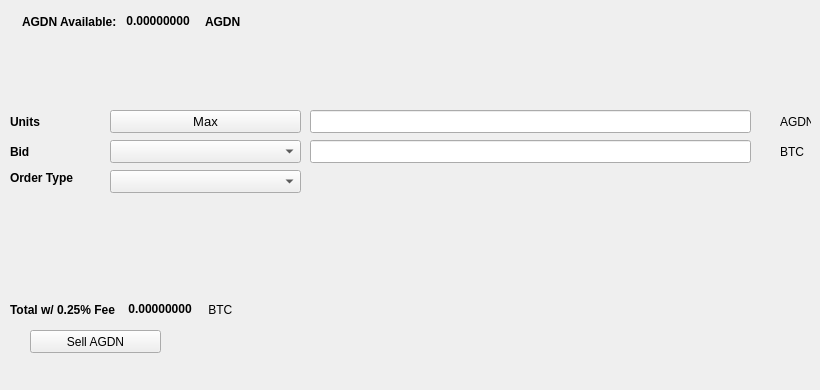
   <widget class="QWidget" name="SellTab">
    <attribute name="title">
     <string>Sell</string>
    </attribute>
    <widget class="QLabel" name="label_16">
     <property name="geometry">
      <rect>
       <x>780</x>
       <y>140</y>
       <width>31</width>
       <height>23</height>
      </rect>
     </property>
     <property name="text">
      <string>BTC</string>
     </property>
    </widget>
    <widget class="QComboBox" name="SellBidcomboBox">
     <property name="geometry">
      <rect>
       <x>110</x>
       <y>140</y>
       <width>191</width>
       <height>23</height>
      </rect>
     </property>
     <property name="font">
      <font>
       <pointsize>10</pointsize>
      </font>
     </property>
    </widget>
    <widget class="QLabel" name="label_18">
     <property name="geometry">
      <rect>
       <x>10</x>
       <y>110</y>
       <width>46</width>
       <height>23</height>
      </rect>
     </property>
     <property name="font">
      <font>
       <weight>75</weight>
       <bold>true</bold>
      </font>
     </property>
     <property name="text">
      <string>Units</string>
     </property>
    </widget>
    <widget class="QPushButton" name="Sell_Max_Amount">
     <property name="geometry">
      <rect>
       <x>110</x>
       <y>110</y>
       <width>191</width>
       <height>23</height>
      </rect>
     </property>
     <property name="font">
      <font>
       <pointsize>10</pointsize>
      </font>
     </property>
     <property name="text">
      <string>Max</string>
     </property>
    </widget>
    <widget class="QLabel" name="label_20">
     <property name="geometry">
      <rect>
       <x>10</x>
       <y>170</y>
       <width>91</width>
       <height>16</height>
      </rect>
     </property>
     <property name="font">
      <font>
       <weight>75</weight>
       <bold>true</bold>
      </font>
     </property>
     <property name="text">
      <string>Order Type</string>
     </property>
    </widget>
    <widget class="QComboBox" name="SellOrdertypeCombo">
     <property name="geometry">
      <rect>
       <x>110</x>
       <y>170</y>
       <width>191</width>
       <height>23</height>
      </rect>
     </property>
     <property name="font">
      <font>
       <pointsize>10</pointsize>
      </font>
     </property>
    </widget>
    <widget class="QLabel" name="label_21">
     <property name="geometry">
      <rect>
       <x>10</x>
       <y>140</y>
       <width>46</width>
       <height>23</height>
      </rect>
     </property>
     <property name="font">
      <font>
       <weight>75</weight>
       <bold>true</bold>
      </font>
     </property>
     <property name="text">
      <string>Bid</string>
     </property>
    </widget>
    <widget class="QLabel" name="label_22">
     <property name="geometry">
      <rect>
       <x>780</x>
       <y>110</y>
       <width>31</width>
       <height>23</height>
      </rect>
     </property>
     <property name="text">
      <string>AGDN</string>
     </property>
    </widget>
    <widget class="QLineEdit" name="UnitsInputAGDN">
     <property name="geometry">
      <rect>
       <x>310</x>
       <y>110</y>
       <width>441</width>
       <height>23</height>
      </rect>
     </property>
     <property name="font">
      <font>
       <pointsize>9</pointsize>
       <weight>75</weight>
       <bold>true</bold>
      </font>
     </property>
    </widget>
    <widget class="QLineEdit" name="SellBidPriceEdit">
     <property name="geometry">
      <rect>
       <x>310</x>
       <y>140</y>
       <width>441</width>
       <height>23</height>
      </rect>
     </property>
     <property name="font">
      <font>
       <pointsize>9</pointsize>
       <weight>75</weight>
       <bold>true</bold>
      </font>
     </property>
    </widget>
    <widget class="QPushButton" name="SellAGDNBTN">
     <property name="geometry">
      <rect>
       <x>30</x>
       <y>330</y>
       <width>131</width>
       <height>23</height>
      </rect>
     </property>
     <property name="text">
      <string>Sell AGDN</string>
     </property>
     <property name="icon">
      <iconset resource="../armageddon">
       <normaloff>:/icons/bitcoin</normaloff>:/icons/bitcoin</iconset>
     </property>
    </widget>
    <widget class="QWidget" name="layoutWidget3">
     <property name="geometry">
      <rect>
       <x>22</x>
       <y>12</y>
       <width>258</width>
       <height>19</height>
      </rect>
     </property>
     <layout class="QHBoxLayout" name="horizontalLayout">
      <item>
       <widget class="QLabel" name="label232_2">
        <property name="font">
         <font>
          <weight>75</weight>
          <bold>true</bold>
         </font>
        </property>
        <property name="text">
         <string>AGDN Available:</string>
        </property>
       </widget>
      </item>
      <item>
       <widget class="QLabel" name="AGDNAvailableLabel">
        <property name="palette">
         <palette>
          <active>
           <colorrole role="WindowText">
            <brush brushstyle="SolidPattern">
             <color alpha="255">
              <red>0</red>
              <green>0</green>
              <blue>0</blue>
             </color>
            </brush>
           </colorrole>
           <colorrole role="Button">
            <brush brushstyle="SolidPattern">
             <color alpha="255">
              <red>0</red>
              <green>170</green>
              <blue>0</blue>
             </color>
            </brush>
           </colorrole>
           <colorrole role="Light">
            <brush brushstyle="SolidPattern">
             <color alpha="255">
              <red>0</red>
              <green>255</green>
              <blue>0</blue>
             </color>
            </brush>
           </colorrole>
           <colorrole role="Midlight">
            <brush brushstyle="SolidPattern">
             <color alpha="255">
              <red>0</red>
              <green>212</green>
              <blue>0</blue>
             </color>
            </brush>
           </colorrole>
           <colorrole role="Dark">
            <brush brushstyle="SolidPattern">
             <color alpha="255">
              <red>0</red>
              <green>85</green>
              <blue>0</blue>
             </color>
            </brush>
           </colorrole>
           <colorrole role="Mid">
            <brush brushstyle="SolidPattern">
             <color alpha="255">
              <red>0</red>
              <green>113</green>
              <blue>0</blue>
             </color>
            </brush>
           </colorrole>
           <colorrole role="Text">
            <brush brushstyle="SolidPattern">
             <color alpha="255">
              <red>0</red>
              <green>170</green>
              <blue>0</blue>
             </color>
            </brush>
           </colorrole>
           <colorrole role="BrightText">
            <brush brushstyle="SolidPattern">
             <color alpha="255">
              <red>255</red>
              <green>255</green>
              <blue>255</blue>
             </color>
            </brush>
           </colorrole>
           <colorrole role="ButtonText">
            <brush brushstyle="SolidPattern">
             <color alpha="255">
              <red>0</red>
              <green>0</green>
              <blue>0</blue>
             </color>
            </brush>
           </colorrole>
           <colorrole role="Base">
            <brush brushstyle="SolidPattern">
             <color alpha="255">
              <red>255</red>
              <green>255</green>
              <blue>255</blue>
             </color>
            </brush>
           </colorrole>
           <colorrole role="Window">
            <brush brushstyle="SolidPattern">
             <color alpha="255">
              <red>0</red>
              <green>170</green>
              <blue>0</blue>
             </color>
            </brush>
           </colorrole>
           <colorrole role="Shadow">
            <brush brushstyle="SolidPattern">
             <color alpha="255">
              <red>0</red>
              <green>0</green>
              <blue>0</blue>
             </color>
            </brush>
           </colorrole>
           <colorrole role="AlternateBase">
            <brush brushstyle="SolidPattern">
             <color alpha="255">
              <red>127</red>
              <green>212</green>
              <blue>127</blue>
             </color>
            </brush>
           </colorrole>
           <colorrole role="ToolTipBase">
            <brush brushstyle="SolidPattern">
             <color alpha="255">
              <red>255</red>
              <green>255</green>
              <blue>220</blue>
             </color>
            </brush>
           </colorrole>
           <colorrole role="ToolTipText">
            <brush brushstyle="SolidPattern">
             <color alpha="255">
              <red>0</red>
              <green>0</green>
              <blue>0</blue>
             </color>
            </brush>
           </colorrole>
          </active>
          <inactive>
           <colorrole role="WindowText">
            <brush brushstyle="SolidPattern">
             <color alpha="255">
              <red>0</red>
              <green>0</green>
              <blue>0</blue>
             </color>
            </brush>
           </colorrole>
           <colorrole role="Button">
            <brush brushstyle="SolidPattern">
             <color alpha="255">
              <red>0</red>
              <green>170</green>
              <blue>0</blue>
             </color>
            </brush>
           </colorrole>
           <colorrole role="Light">
            <brush brushstyle="SolidPattern">
             <color alpha="255">
              <red>0</red>
              <green>255</green>
              <blue>0</blue>
             </color>
            </brush>
           </colorrole>
           <colorrole role="Midlight">
            <brush brushstyle="SolidPattern">
             <color alpha="255">
              <red>0</red>
              <green>212</green>
              <blue>0</blue>
             </color>
            </brush>
           </colorrole>
           <colorrole role="Dark">
            <brush brushstyle="SolidPattern">
             <color alpha="255">
              <red>0</red>
              <green>85</green>
              <blue>0</blue>
             </color>
            </brush>
           </colorrole>
           <colorrole role="Mid">
            <brush brushstyle="SolidPattern">
             <color alpha="255">
              <red>0</red>
              <green>113</green>
              <blue>0</blue>
             </color>
            </brush>
           </colorrole>
           <colorrole role="Text">
            <brush brushstyle="SolidPattern">
             <color alpha="255">
              <red>0</red>
              <green>170</green>
              <blue>0</blue>
             </color>
            </brush>
           </colorrole>
           <colorrole role="BrightText">
            <brush brushstyle="SolidPattern">
             <color alpha="255">
              <red>255</red>
              <green>255</green>
              <blue>255</blue>
             </color>
            </brush>
           </colorrole>
           <colorrole role="ButtonText">
            <brush brushstyle="SolidPattern">
             <color alpha="255">
              <red>0</red>
              <green>0</green>
              <blue>0</blue>
             </color>
            </brush>
           </colorrole>
           <colorrole role="Base">
            <brush brushstyle="SolidPattern">
             <color alpha="255">
              <red>255</red>
              <green>255</green>
              <blue>255</blue>
             </color>
            </brush>
           </colorrole>
           <colorrole role="Window">
            <brush brushstyle="SolidPattern">
             <color alpha="255">
              <red>0</red>
              <green>170</green>
              <blue>0</blue>
             </color>
            </brush>
           </colorrole>
           <colorrole role="Shadow">
            <brush brushstyle="SolidPattern">
             <color alpha="255">
              <red>0</red>
              <green>0</green>
              <blue>0</blue>
             </color>
            </brush>
           </colorrole>
           <colorrole role="AlternateBase">
            <brush brushstyle="SolidPattern">
             <color alpha="255">
              <red>127</red>
              <green>212</green>
              <blue>127</blue>
             </color>
            </brush>
           </colorrole>
           <colorrole role="ToolTipBase">
            <brush brushstyle="SolidPattern">
             <color alpha="255">
              <red>255</red>
              <green>255</green>
              <blue>220</blue>
             </color>
            </brush>
           </colorrole>
           <colorrole role="ToolTipText">
            <brush brushstyle="SolidPattern">
             <color alpha="255">
              <red>0</red>
              <green>0</green>
              <blue>0</blue>
             </color>
            </brush>
           </colorrole>
          </inactive>
          <disabled>
           <colorrole role="WindowText">
            <brush brushstyle="SolidPattern">
             <color alpha="255">
              <red>0</red>
              <green>85</green>
              <blue>0</blue>
             </color>
            </brush>
           </colorrole>
           <colorrole role="Button">
            <brush brushstyle="SolidPattern">
             <color alpha="255">
              <red>0</red>
              <green>170</green>
              <blue>0</blue>
             </color>
            </brush>
           </colorrole>
           <colorrole role="Light">
            <brush brushstyle="SolidPattern">
             <color alpha="255">
              <red>0</red>
              <green>255</green>
              <blue>0</blue>
             </color>
            </brush>
           </colorrole>
           <colorrole role="Midlight">
            <brush brushstyle="SolidPattern">
             <color alpha="255">
              <red>0</red>
              <green>212</green>
              <blue>0</blue>
             </color>
            </brush>
           </colorrole>
           <colorrole role="Dark">
            <brush brushstyle="SolidPattern">
             <color alpha="255">
              <red>0</red>
              <green>85</green>
              <blue>0</blue>
             </color>
            </brush>
           </colorrole>
           <colorrole role="Mid">
            <brush brushstyle="SolidPattern">
             <color alpha="255">
              <red>0</red>
              <green>113</green>
              <blue>0</blue>
             </color>
            </brush>
           </colorrole>
           <colorrole role="Text">
            <brush brushstyle="SolidPattern">
             <color alpha="255">
              <red>0</red>
              <green>85</green>
              <blue>0</blue>
             </color>
            </brush>
           </colorrole>
           <colorrole role="BrightText">
            <brush brushstyle="SolidPattern">
             <color alpha="255">
              <red>255</red>
              <green>255</green>
              <blue>255</blue>
             </color>
            </brush>
           </colorrole>
           <colorrole role="ButtonText">
            <brush brushstyle="SolidPattern">
             <color alpha="255">
              <red>0</red>
              <green>85</green>
              <blue>0</blue>
             </color>
            </brush>
           </colorrole>
           <colorrole role="Base">
            <brush brushstyle="SolidPattern">
             <color alpha="255">
              <red>0</red>
              <green>170</green>
              <blue>0</blue>
             </color>
            </brush>
           </colorrole>
           <colorrole role="Window">
            <brush brushstyle="SolidPattern">
             <color alpha="255">
              <red>0</red>
              <green>170</green>
              <blue>0</blue>
             </color>
            </brush>
           </colorrole>
           <colorrole role="Shadow">
            <brush brushstyle="SolidPattern">
             <color alpha="255">
              <red>0</red>
              <green>0</green>
              <blue>0</blue>
             </color>
            </brush>
           </colorrole>
           <colorrole role="AlternateBase">
            <brush brushstyle="SolidPattern">
             <color alpha="255">
              <red>0</red>
              <green>170</green>
              <blue>0</blue>
             </color>
            </brush>
           </colorrole>
           <colorrole role="ToolTipBase">
            <brush brushstyle="SolidPattern">
             <color alpha="255">
              <red>255</red>
              <green>255</green>
              <blue>220</blue>
             </color>
            </brush>
           </colorrole>
           <colorrole role="ToolTipText">
            <brush brushstyle="SolidPattern">
             <color alpha="255">
              <red>0</red>
              <green>0</green>
              <blue>0</blue>
             </color>
            </brush>
           </colorrole>
          </disabled>
         </palette>
        </property>
        <property name="font">
         <font>
          <weight>75</weight>
          <bold>true</bold>
         </font>
        </property>
        <property name="text">
         <string> 0.00000000 </string>
        </property>
        <property name="textInteractionFlags">
         <set>Qt::LinksAccessibleByMouse|Qt::TextSelectableByKeyboard|Qt::TextSelectableByMouse</set>
        </property>
       </widget>
      </item>
      <item>
       <widget class="QLabel" name="labelAGDN">
        <property name="font">
         <font>
          <weight>75</weight>
          <bold>true</bold>
         </font>
        </property>
        <property name="text">
         <string>AGDN</string>
        </property>
       </widget>
      </item>
     </layout>
    </widget>
    <widget class="QWidget" name="layoutWidget">
     <property name="geometry">
      <rect>
       <x>10</x>
       <y>300</y>
       <width>268</width>
       <height>19</height>
      </rect>
     </property>
     <layout class="QHBoxLayout" name="horizontalLayout_2">
      <item>
       <widget class="QLabel" name="label_19">
        <property name="font">
         <font>
          <weight>75</weight>
          <bold>true</bold>
         </font>
        </property>
        <property name="text">
         <string>Total w/ 0.25% Fee </string>
        </property>
       </widget>
      </item>
      <item>
       <widget class="QLabel" name="SellCostLabel">
        <property name="palette">
         <palette>
          <active>
           <colorrole role="WindowText">
            <brush brushstyle="SolidPattern">
             <color alpha="255">
              <red>0</red>
              <green>0</green>
              <blue>0</blue>
             </color>
            </brush>
           </colorrole>
           <colorrole role="Button">
            <brush brushstyle="SolidPattern">
             <color alpha="255">
              <red>0</red>
              <green>170</green>
              <blue>0</blue>
             </color>
            </brush>
           </colorrole>
           <colorrole role="Light">
            <brush brushstyle="SolidPattern">
             <color alpha="255">
              <red>0</red>
              <green>255</green>
              <blue>0</blue>
             </color>
            </brush>
           </colorrole>
           <colorrole role="Midlight">
            <brush brushstyle="SolidPattern">
             <color alpha="255">
              <red>0</red>
              <green>212</green>
              <blue>0</blue>
             </color>
            </brush>
           </colorrole>
           <colorrole role="Dark">
            <brush brushstyle="SolidPattern">
             <color alpha="255">
              <red>0</red>
              <green>85</green>
              <blue>0</blue>
             </color>
            </brush>
           </colorrole>
           <colorrole role="Mid">
            <brush brushstyle="SolidPattern">
             <color alpha="255">
              <red>0</red>
              <green>113</green>
              <blue>0</blue>
             </color>
            </brush>
           </colorrole>
           <colorrole role="Text">
            <brush brushstyle="SolidPattern">
             <color alpha="255">
              <red>0</red>
              <green>170</green>
              <blue>0</blue>
             </color>
            </brush>
           </colorrole>
           <colorrole role="BrightText">
            <brush brushstyle="SolidPattern">
             <color alpha="255">
              <red>255</red>
              <green>255</green>
              <blue>255</blue>
             </color>
            </brush>
           </colorrole>
           <colorrole role="ButtonText">
            <brush brushstyle="SolidPattern">
             <color alpha="255">
              <red>0</red>
              <green>0</green>
              <blue>0</blue>
             </color>
            </brush>
           </colorrole>
           <colorrole role="Base">
            <brush brushstyle="SolidPattern">
             <color alpha="255">
              <red>255</red>
              <green>255</green>
              <blue>255</blue>
             </color>
            </brush>
           </colorrole>
           <colorrole role="Window">
            <brush brushstyle="SolidPattern">
             <color alpha="255">
              <red>0</red>
              <green>170</green>
              <blue>0</blue>
             </color>
            </brush>
           </colorrole>
           <colorrole role="Shadow">
            <brush brushstyle="SolidPattern">
             <color alpha="255">
              <red>0</red>
              <green>0</green>
              <blue>0</blue>
             </color>
            </brush>
           </colorrole>
           <colorrole role="AlternateBase">
            <brush brushstyle="SolidPattern">
             <color alpha="255">
              <red>127</red>
              <green>212</green>
              <blue>127</blue>
             </color>
            </brush>
           </colorrole>
           <colorrole role="ToolTipBase">
            <brush brushstyle="SolidPattern">
             <color alpha="255">
              <red>255</red>
              <green>255</green>
              <blue>220</blue>
             </color>
            </brush>
           </colorrole>
           <colorrole role="ToolTipText">
            <brush brushstyle="SolidPattern">
             <color alpha="255">
              <red>0</red>
              <green>0</green>
              <blue>0</blue>
             </color>
            </brush>
           </colorrole>
          </active>
          <inactive>
           <colorrole role="WindowText">
            <brush brushstyle="SolidPattern">
             <color alpha="255">
              <red>0</red>
              <green>0</green>
              <blue>0</blue>
             </color>
            </brush>
           </colorrole>
           <colorrole role="Button">
            <brush brushstyle="SolidPattern">
             <color alpha="255">
              <red>0</red>
              <green>170</green>
              <blue>0</blue>
             </color>
            </brush>
           </colorrole>
           <colorrole role="Light">
            <brush brushstyle="SolidPattern">
             <color alpha="255">
              <red>0</red>
              <green>255</green>
              <blue>0</blue>
             </color>
            </brush>
           </colorrole>
           <colorrole role="Midlight">
            <brush brushstyle="SolidPattern">
             <color alpha="255">
              <red>0</red>
              <green>212</green>
              <blue>0</blue>
             </color>
            </brush>
           </colorrole>
           <colorrole role="Dark">
            <brush brushstyle="SolidPattern">
             <color alpha="255">
              <red>0</red>
              <green>85</green>
              <blue>0</blue>
             </color>
            </brush>
           </colorrole>
           <colorrole role="Mid">
            <brush brushstyle="SolidPattern">
             <color alpha="255">
              <red>0</red>
              <green>113</green>
              <blue>0</blue>
             </color>
            </brush>
           </colorrole>
           <colorrole role="Text">
            <brush brushstyle="SolidPattern">
             <color alpha="255">
              <red>0</red>
              <green>170</green>
              <blue>0</blue>
             </color>
            </brush>
           </colorrole>
           <colorrole role="BrightText">
            <brush brushstyle="SolidPattern">
             <color alpha="255">
              <red>255</red>
              <green>255</green>
              <blue>255</blue>
             </color>
            </brush>
           </colorrole>
           <colorrole role="ButtonText">
            <brush brushstyle="SolidPattern">
             <color alpha="255">
              <red>0</red>
              <green>0</green>
              <blue>0</blue>
             </color>
            </brush>
           </colorrole>
           <colorrole role="Base">
            <brush brushstyle="SolidPattern">
             <color alpha="255">
              <red>255</red>
              <green>255</green>
              <blue>255</blue>
             </color>
            </brush>
           </colorrole>
           <colorrole role="Window">
            <brush brushstyle="SolidPattern">
             <color alpha="255">
              <red>0</red>
              <green>170</green>
              <blue>0</blue>
             </color>
            </brush>
           </colorrole>
           <colorrole role="Shadow">
            <brush brushstyle="SolidPattern">
             <color alpha="255">
              <red>0</red>
              <green>0</green>
              <blue>0</blue>
             </color>
            </brush>
           </colorrole>
           <colorrole role="AlternateBase">
            <brush brushstyle="SolidPattern">
             <color alpha="255">
              <red>127</red>
              <green>212</green>
              <blue>127</blue>
             </color>
            </brush>
           </colorrole>
           <colorrole role="ToolTipBase">
            <brush brushstyle="SolidPattern">
             <color alpha="255">
              <red>255</red>
              <green>255</green>
              <blue>220</blue>
             </color>
            </brush>
           </colorrole>
           <colorrole role="ToolTipText">
            <brush brushstyle="SolidPattern">
             <color alpha="255">
              <red>0</red>
              <green>0</green>
              <blue>0</blue>
             </color>
            </brush>
           </colorrole>
          </inactive>
          <disabled>
           <colorrole role="WindowText">
            <brush brushstyle="SolidPattern">
             <color alpha="255">
              <red>0</red>
              <green>85</green>
              <blue>0</blue>
             </color>
            </brush>
           </colorrole>
           <colorrole role="Button">
            <brush brushstyle="SolidPattern">
             <color alpha="255">
              <red>0</red>
              <green>170</green>
              <blue>0</blue>
             </color>
            </brush>
           </colorrole>
           <colorrole role="Light">
            <brush brushstyle="SolidPattern">
             <color alpha="255">
              <red>0</red>
              <green>255</green>
              <blue>0</blue>
             </color>
            </brush>
           </colorrole>
           <colorrole role="Midlight">
            <brush brushstyle="SolidPattern">
             <color alpha="255">
              <red>0</red>
              <green>212</green>
              <blue>0</blue>
             </color>
            </brush>
           </colorrole>
           <colorrole role="Dark">
            <brush brushstyle="SolidPattern">
             <color alpha="255">
              <red>0</red>
              <green>85</green>
              <blue>0</blue>
             </color>
            </brush>
           </colorrole>
           <colorrole role="Mid">
            <brush brushstyle="SolidPattern">
             <color alpha="255">
              <red>0</red>
              <green>113</green>
              <blue>0</blue>
             </color>
            </brush>
           </colorrole>
           <colorrole role="Text">
            <brush brushstyle="SolidPattern">
             <color alpha="255">
              <red>0</red>
              <green>85</green>
              <blue>0</blue>
             </color>
            </brush>
           </colorrole>
           <colorrole role="BrightText">
            <brush brushstyle="SolidPattern">
             <color alpha="255">
              <red>255</red>
              <green>255</green>
              <blue>255</blue>
             </color>
            </brush>
           </colorrole>
           <colorrole role="ButtonText">
            <brush brushstyle="SolidPattern">
             <color alpha="255">
              <red>0</red>
              <green>85</green>
              <blue>0</blue>
             </color>
            </brush>
           </colorrole>
           <colorrole role="Base">
            <brush brushstyle="SolidPattern">
             <color alpha="255">
              <red>0</red>
              <green>170</green>
              <blue>0</blue>
             </color>
            </brush>
           </colorrole>
           <colorrole role="Window">
            <brush brushstyle="SolidPattern">
             <color alpha="255">
              <red>0</red>
              <green>170</green>
              <blue>0</blue>
             </color>
            </brush>
           </colorrole>
           <colorrole role="Shadow">
            <brush brushstyle="SolidPattern">
             <color alpha="255">
              <red>0</red>
              <green>0</green>
              <blue>0</blue>
             </color>
            </brush>
           </colorrole>
           <colorrole role="AlternateBase">
            <brush brushstyle="SolidPattern">
             <color alpha="255">
              <red>0</red>
              <green>170</green>
              <blue>0</blue>
             </color>
            </brush>
           </colorrole>
           <colorrole role="ToolTipBase">
            <brush brushstyle="SolidPattern">
             <color alpha="255">
              <red>255</red>
              <green>255</green>
              <blue>220</blue>
             </color>
            </brush>
           </colorrole>
           <colorrole role="ToolTipText">
            <brush brushstyle="SolidPattern">
             <color alpha="255">
              <red>0</red>
              <green>0</green>
              <blue>0</blue>
             </color>
            </brush>
           </colorrole>
          </disabled>
         </palette>
        </property>
        <property name="font">
         <font>
          <weight>75</weight>
          <bold>true</bold>
         </font>
        </property>
        <property name="autoFillBackground">
         <bool>false</bool>
        </property>
        <property name="text">
         <string> 0.00000000</string>
        </property>
        <property name="textInteractionFlags">
         <set>Qt::LinksAccessibleByMouse|Qt::TextSelectableByMouse</set>
        </property>
       </widget>
      </item>
      <item>
       <widget class="QLabel" name="label_17">
        <property name="font">
         <font>
          <weight>50</weight>
          <bold>false</bold>
         </font>
        </property>
        <property name="text">
         <string> BTC</string>
        </property>
       </widget>
      </item>
     </layout>
    </widget>
    <widget class="QLabel" name="label_23">
     <property name="geometry">
      <rect>
       <x>460</x>
       <y>300</y>
       <width>281</width>
       <height>81</height>
      </rect>
     </property>
     <property name="text">
      <string/>
     </property>
     <property name="pixmap">
      <pixmap>:/images/bittrex</pixmap>
     </property>
    </widget>
   </widget>
